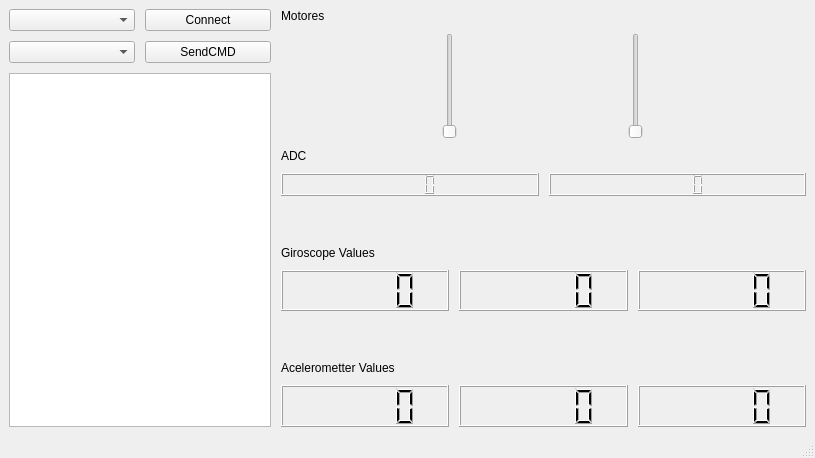
<?xml version="1.0" encoding="UTF-8"?>
<ui version="4.0">
 <class>MicrosCom</class>
 <widget class="QMainWindow" name="MicrosCom">
  <property name="geometry">
   <rect>
    <x>0</x>
    <y>0</y>
    <width>815</width>
    <height>458</height>
   </rect>
  </property>
  <property name="windowTitle">
   <string>MicrosCom</string>
  </property>
  <widget class="QWidget" name="centralwidget">
   <property name="cursor">
    <cursorShape>ArrowCursor</cursorShape>
   </property>
   <property name="mouseTracking">
    <bool>false</bool>
   </property>
   <layout class="QGridLayout" name="gridLayout">
    <item row="0" column="0">
     <layout class="QHBoxLayout" name="horizontalLayout" stretch="1,2">
      <property name="spacing">
       <number>10</number>
      </property>
      <item>
       <layout class="QVBoxLayout" name="verticalLayout">
        <item>
         <layout class="QHBoxLayout" name="horizontalLayout_2">
          <item>
           <widget class="QComboBox" name="SerialPort"/>
          </item>
          <item>
           <widget class="QPushButton" name="Connect">
            <property name="text">
             <string>Connect</string>
            </property>
           </widget>
          </item>
         </layout>
        </item>
        <item>
         <layout class="QHBoxLayout" name="horizontalLayout_3">
          <item>
           <widget class="QComboBox" name="Comand"/>
          </item>
          <item>
           <widget class="QPushButton" name="SendButton">
            <property name="text">
             <string>SendCMD</string>
            </property>
           </widget>
          </item>
         </layout>
        </item>
        <item>
         <widget class="QPlainTextEdit" name="plainTextEdit">
          <property name="sizePolicy">
           <sizepolicy hsizetype="Expanding" vsizetype="Expanding">
            <horstretch>0</horstretch>
            <verstretch>0</verstretch>
           </sizepolicy>
          </property>
         </widget>
        </item>
       </layout>
      </item>
      <item>
       <layout class="QVBoxLayout" name="verticalLayout_2">
        <item>
         <widget class="QLabel" name="label_4">
          <property name="text">
           <string>Motores</string>
          </property>
         </widget>
        </item>
        <item>
         <layout class="QHBoxLayout" name="horizontalLayout_7">
          <item>
           <widget class="QSlider" name="verticalSlider_2">
            <property name="orientation">
             <enum>Qt::Orientation::Vertical</enum>
            </property>
           </widget>
          </item>
          <item>
           <widget class="QSlider" name="verticalSlider">
            <property name="orientation">
             <enum>Qt::Orientation::Vertical</enum>
            </property>
           </widget>
          </item>
         </layout>
        </item>
        <item>
         <widget class="QLabel" name="label_3">
          <property name="text">
           <string>ADC</string>
          </property>
         </widget>
        </item>
        <item>
         <layout class="QHBoxLayout" name="horizontalLayout_6">
          <item>
           <widget class="QLCDNumber" name="lcdNumber"/>
          </item>
          <item>
           <widget class="QLCDNumber" name="lcdNumber_2"/>
          </item>
         </layout>
        </item>
        <item>
         <layout class="QVBoxLayout" name="verticalLayout_4" stretch="0,0,1">
          <item>
           <spacer name="verticalSpacer_2">
            <property name="orientation">
             <enum>Qt::Orientation::Vertical</enum>
            </property>
            <property name="sizeHint" stdset="0">
             <size>
              <width>20</width>
              <height>40</height>
             </size>
            </property>
           </spacer>
          </item>
          <item>
           <widget class="QLabel" name="label">
            <property name="text">
             <string>Giroscope Values</string>
            </property>
           </widget>
          </item>
          <item>
           <layout class="QHBoxLayout" name="horizontalLayout_4" stretch="1,1,1">
            <item>
             <widget class="QLCDNumber" name="Gx"/>
            </item>
            <item>
             <widget class="QLCDNumber" name="Gy"/>
            </item>
            <item>
             <widget class="QLCDNumber" name="Gz"/>
            </item>
           </layout>
          </item>
         </layout>
        </item>
        <item>
         <layout class="QVBoxLayout" name="verticalLayout_3" stretch="0,0,1">
          <item>
           <spacer name="verticalSpacer">
            <property name="orientation">
             <enum>Qt::Orientation::Vertical</enum>
            </property>
            <property name="sizeHint" stdset="0">
             <size>
              <width>20</width>
              <height>40</height>
             </size>
            </property>
           </spacer>
          </item>
          <item>
           <widget class="QLabel" name="label_2">
            <property name="text">
             <string>Acelerometter Values</string>
            </property>
           </widget>
          </item>
          <item>
           <layout class="QHBoxLayout" name="horizontalLayout_5" stretch="1,1,1">
            <item>
             <widget class="QLCDNumber" name="Ax"/>
            </item>
            <item>
             <widget class="QLCDNumber" name="Ay"/>
            </item>
            <item>
             <widget class="QLCDNumber" name="Az"/>
            </item>
           </layout>
          </item>
         </layout>
        </item>
       </layout>
      </item>
     </layout>
    </item>
   </layout>
  </widget>
  <widget class="QMenuBar" name="menubar">
   <property name="geometry">
    <rect>
     <x>0</x>
     <y>0</y>
     <width>815</width>
     <height>21</height>
    </rect>
   </property>
  </widget>
  <widget class="QStatusBar" name="statusbar"/>
 </widget>
 <resources/>
 <connections/>
</ui>
